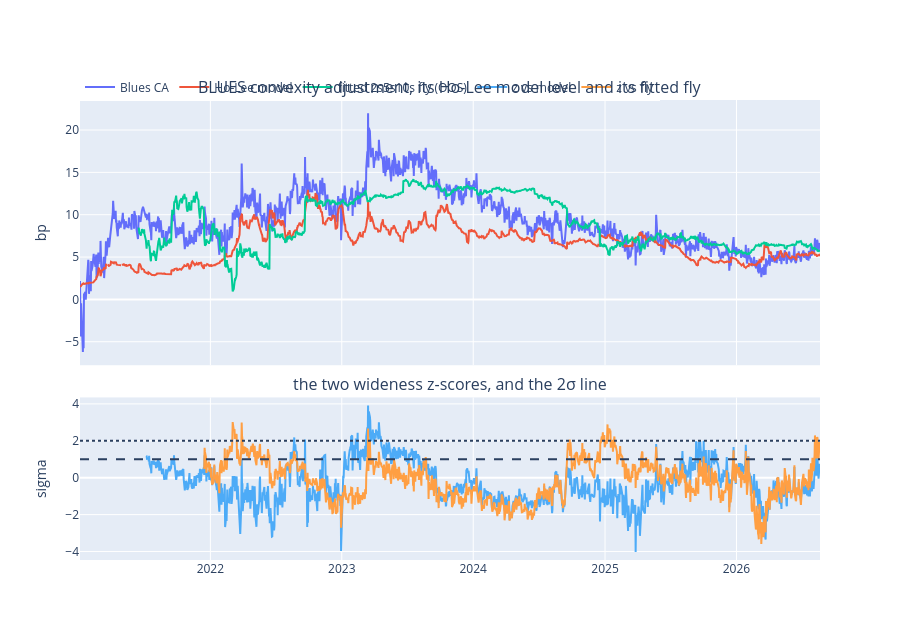

This figure's notebook cell:
### Code cell
_f = make_subplots(rows=2, cols=1, shared_xaxes=True, row_heights=[0.62, 0.38],
                   vertical_spacing=0.07,
                   subplot_titles=("BLUES convexity adjustment, its Ho-Lee "
                                   "model level and its fitted fly",
                                   "the two wideness z-scores, and the 2σ line"))
_f.add_trace(go.Scatter(x=P.index, y=CTX["BLUES"].ca_pnl * 0
                        + P["blues_ca_bp"], name="Blues CA"), row=1, col=1)
_f.add_trace(go.Scatter(x=P.index, y=S["model"]["BLUES"], name="Ho-Lee model"),
             row=1, col=1)
_f.add_trace(go.Scatter(x=CTX["BLUES"].fitted.dropna().index,
                        y=CTX["BLUES"].fitted.dropna(),
                        name="fitted 2s5s10s fly (OOS)"), row=1, col=1)
_f.add_trace(go.Scatter(x=P.index, y=CTX["BLUES"].z_model, name="z vs model",
                        line=dict(color="#4dabf7")), row=2, col=1)
_f.add_trace(go.Scatter(x=P.index, y=CTX["BLUES"].z_fly, name="z vs fly",
                        line=dict(color="#ff9f43")), row=2, col=1)
_f.add_hline(y=2.0, line_dash="dot", row=2, col=1)
_f.add_hline(y=1.0, line_dash="dash", row=2, col=1)
_f.update_yaxes(title_text="bp", row=1, col=1)
_f.update_yaxes(title_text="sigma", row=2, col=1)
_f.update_layout(height=640, legend=dict(orientation="h", y=1.06))
_f.show()

### Figure 1 — Plotly figure (JSON) as saved in the notebook; plotly's stock layout.template omitted (floating-point values rounded to 4 significant figures; data arrays with more than 128 entries replaced by an {"elided": "..."} marker saying what was removed)
{"data": [{"name": "Blues CA", "type": "scatter", "x": {"elided": "1409 str values"}, "xaxis": "x", "y": {"elided": "1409 float values"}, "yaxis": "y"}, {"name": "Ho-Lee model", "type": "scatter", "x": {"elided": "1409 str values"}, "xaxis": "x", "y": {"elided": "1409 float values"}, "yaxis": "y"}, {"name": "fitted 2s5s10s fly (OOS)", "type": "scatter", "x": {"elided": "1296 str values"}, "xaxis": "x", "y": {"elided": "1296 float values"}, "yaxis": "y"}, {"line": {"color": "#4dabf7"}, "name": "z vs model", "type": "scatter", "x": {"elided": "1409 str values"}, "xaxis": "x2", "y": {"elided": "1409 float values"}, "yaxis": "y2"}, {"line": {"color": "#ff9f43"}, "name": "z vs fly", "type": "scatter", "x": {"elided": "1409 str values"}, "xaxis": "x2", "y": {"elided": "1409 float values"}, "yaxis": "y2"}], "layout": {"annotations": [{"font": {"size": 16}, "showarrow": false, "text": "BLUES convexity adjustment, its Ho-Lee model level and its fitted fly", "x": 0.5, "xanchor": "center", "xref": "paper", "y": 1.0, "yanchor": "bottom", "yref": "paper"}, {"font": {"size": 16}, "showarrow": false, "text": "the two wideness z-scores, and the 2σ line", "x": 0.5, "xanchor": "center", "xref": "paper", "y": 0.3534, "yanchor": "bottom", "yref": "paper"}], "height": 640, "legend": {"orientation": "h", "y": 1.06}, "shapes": [{"line": {"dash": "dot"}, "type": "line", "x0": 0, "x1": 1, "xref": "x2 domain", "y0": 2.0, "y1": 2.0, "yref": "y2"}, {"line": {"dash": "dash"}, "type": "line", "x0": 0, "x1": 1, "xref": "x2 domain", "y0": 1.0, "y1": 1.0, "yref": "y2"}], "xaxis": {"anchor": "y", "domain": [0.0, 1.0], "matches": "x2", "showticklabels": false}, "xaxis2": {"anchor": "y2", "domain": [0.0, 1.0]}, "yaxis": {"anchor": "x", "domain": [0.4234, 1.0], "title": {"text": "bp"}}, "yaxis2": {"anchor": "x2", "domain": [0.0, 0.3534], "title": {"text": "sigma"}}}}
